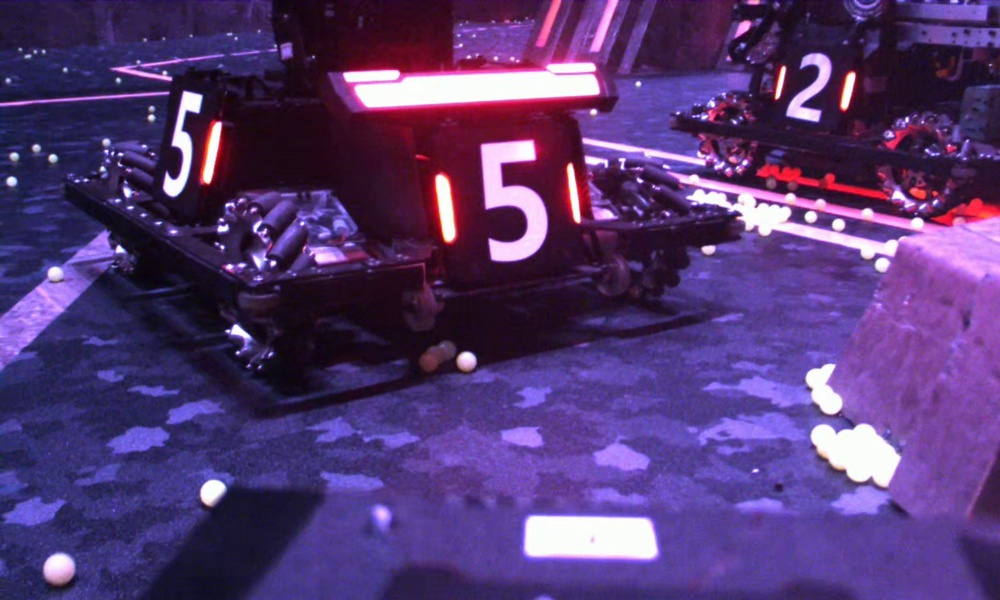
#> input picture Primary/RMimage/1290.jpg, 1000 x 600 px, shrunk from 1280 x 768 before the run
$ python -i function.py   (imports and definitions only)
#> lines starting #> are read from the running program, lines starting #| are printed output that depends on the picture; after the words box and inside, x2 and y2 are one past the last pixel; in counts of white or black regions, pixels touching at a corner belong together
#> further down, picture is the input picture: shape (600, 1000, 3); mean B, G, R 115, 56.7, 85
import cv2 as cv
import numpy as np


def redDetect(imgIn):
    lowerRange = np.array([160, 45, 0])
    upperRange = np.array([255, 255, 200])

    blur = cv.GaussianBlur(imgIn, (13, 13), 0)
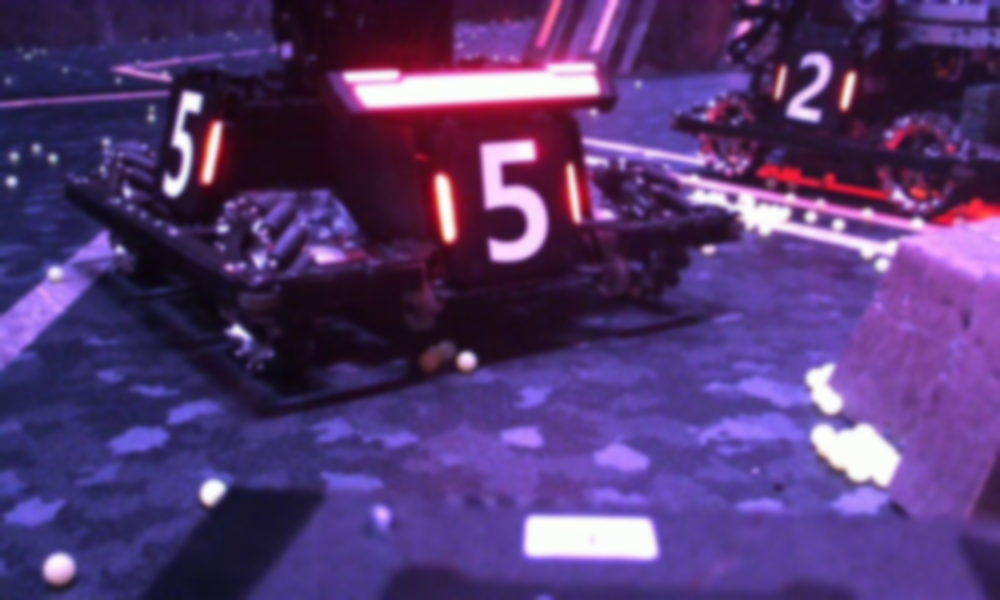
#> blur: shape (600, 1000, 3); mean B, G, R 115, 56.7, 85
    hsv = cv.cvtColor(blur, cv.COLOR_BGR2HSV)
#> hsv: shape (600, 1000, 3); mean H, S, V 134.9, 145.5, 119.8
    range = cv.inRange(hsv, lowerRange, upperRange)
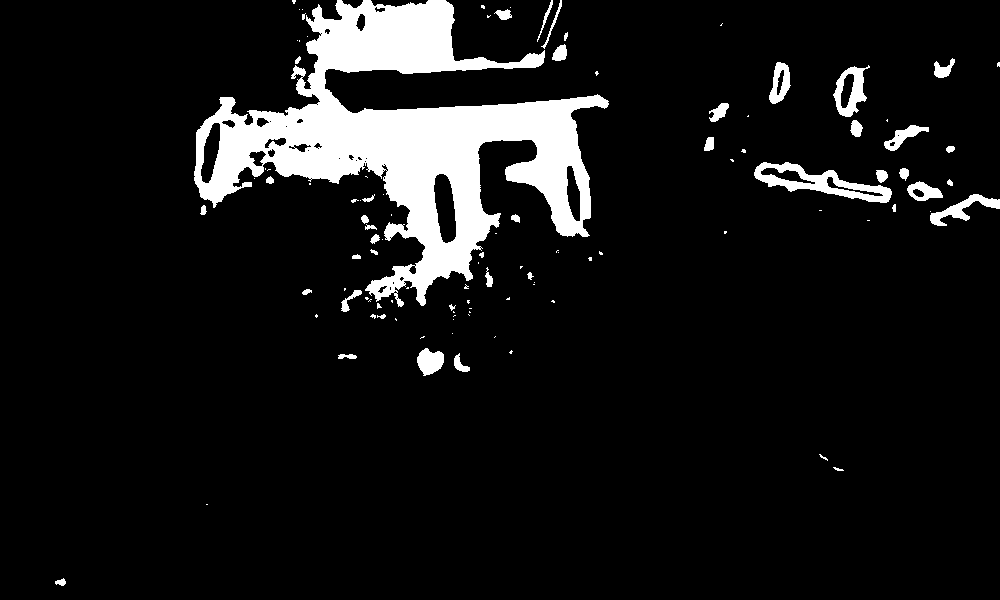
#> range: shape (600, 1000); 9% white; 108 white regions (64 under 20 px), largest, box (x1, y1, x2, y2) and area: (194, 0, 609, 307) 45382, (754, 162, 892, 203) 2045, (833, 65, 870, 117) 880

    kernel = cv.getStructuringElement(cv.MORPH_RECT, (1, 1))
    erode = cv.erode(range, kernel)

    kernel = cv.getStructuringElement(cv.MORPH_RECT, (15, 15))
    dilate = cv.dilate(erode, kernel)
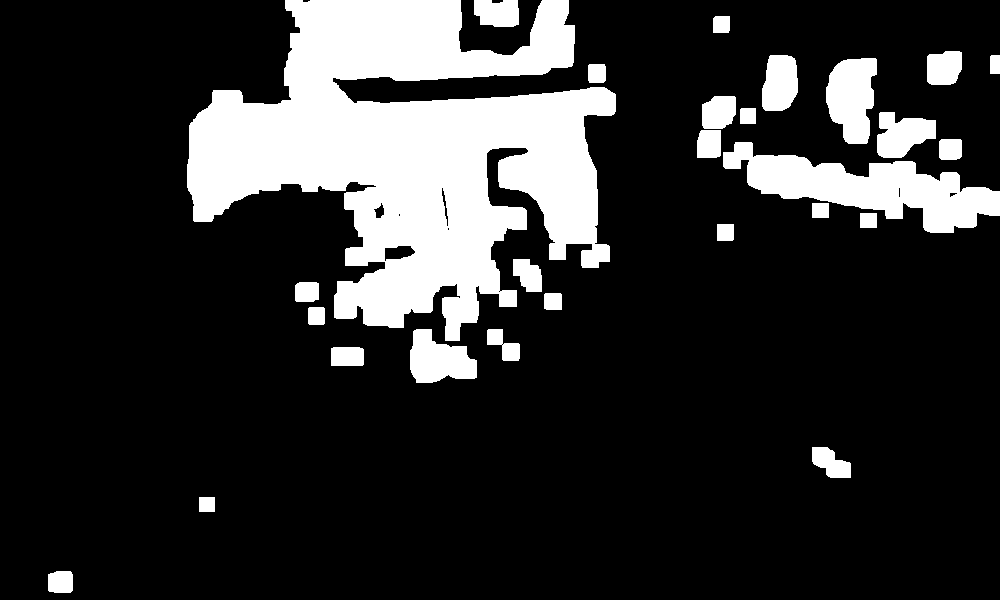
#> dilate: shape (600, 1000); 18.5% white; 27 white regions, largest, box (x1, y1, x2, y2) and area: (187, 0, 616, 341) 79765, (723, 142, 1000, 233) 11059, (826, 58, 877, 144) 3281

    kernel = cv.getStructuringElement(cv.MORPH_RECT, (5, 5))
    open = cv.morphologyEx(dilate, cv.MORPH_OPEN, kernel)

    kernel = cv.getStructuringElement(cv.MORPH_RECT, (15, 15))
    close = cv.morphologyEx(open, cv.MORPH_CLOSE, kernel)
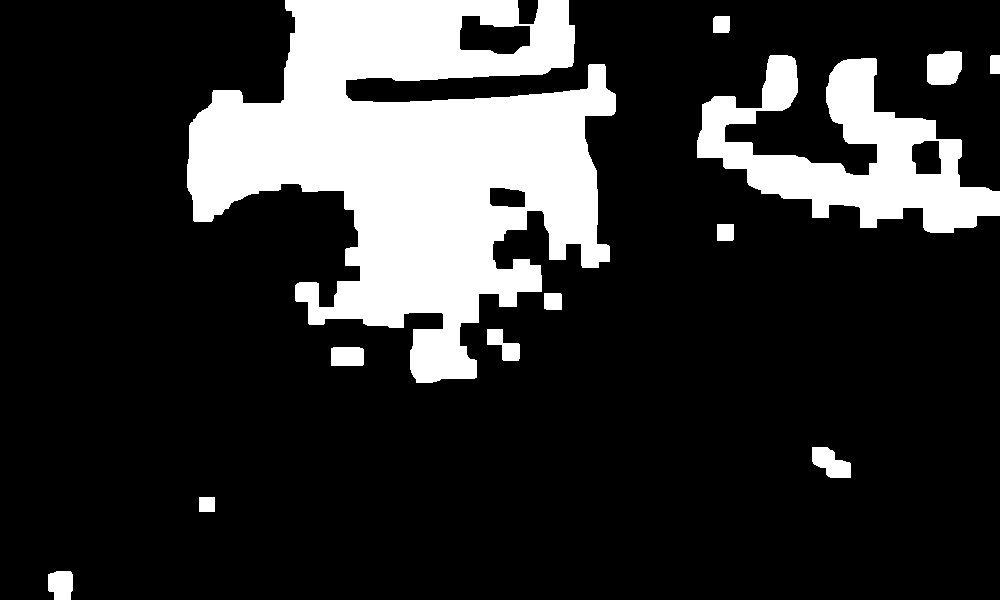
#> close: shape (600, 1000); 19.5% white; 12 white regions, largest, box (x1, y1, x2, y2) and area: (187, 0, 616, 383) 89242, (697, 55, 1000, 233) 22471, (927, 51, 962, 85) 1060

    return close

>>> import cv2
>>> picture = cv2.imread('../Primary/RMimage/1290.jpg')
>>> result = redDetect(picture)

$ run again, on Primary/RMimage/1908.jpg
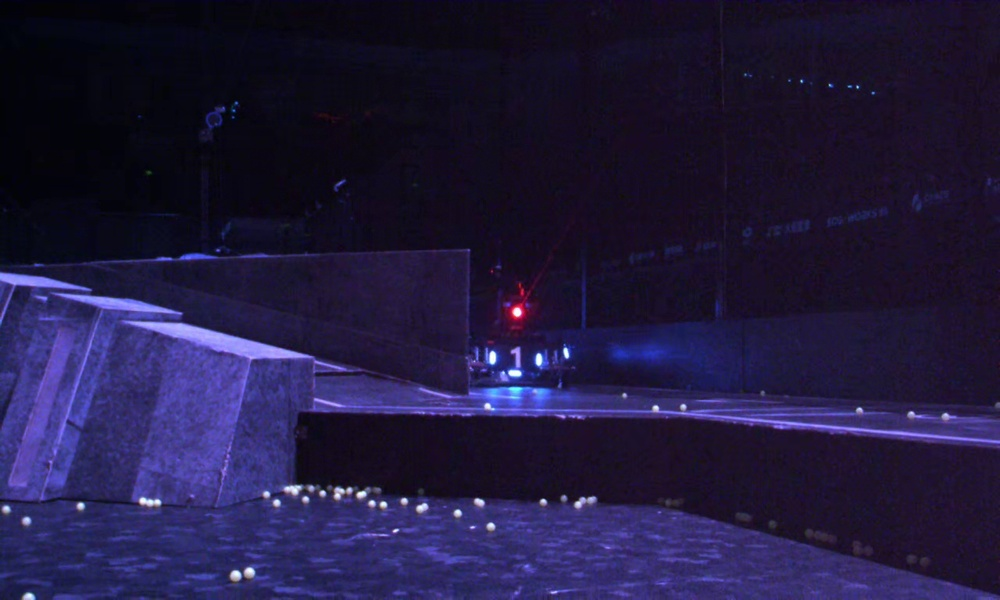
#> input picture Primary/RMimage/1908.jpg, 1000 x 600 px, shrunk from 1280 x 768 before the run
#> picture is the input picture: shape (600, 1000, 3); mean B, G, R 62.5, 26.2, 33.1
#> hsv: shape (600, 1000, 3); mean H, S, V 127.4, 153.2, 62.6
#> in redDetect, `range = cv.inRange(hsv, lowerRange, upperRange)`:
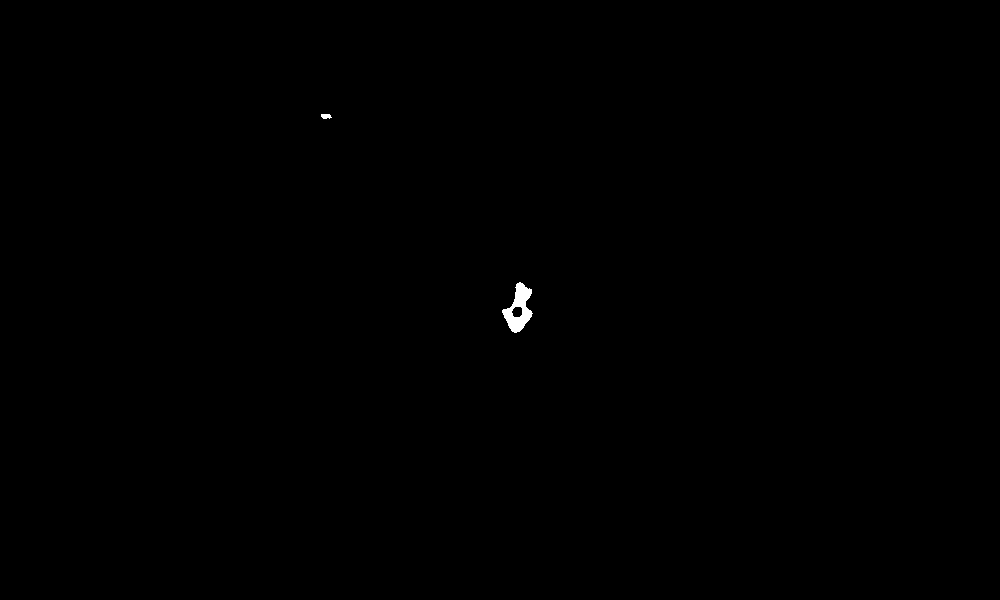
#> range: shape (600, 1000); 0.14% white; 2 white regions, box (x1, y1, x2, y2) and area: (502, 282, 533, 333) 776, (321, 114, 332, 119) 44
#> in redDetect, `dilate = cv.dilate(erode, kernel)`:
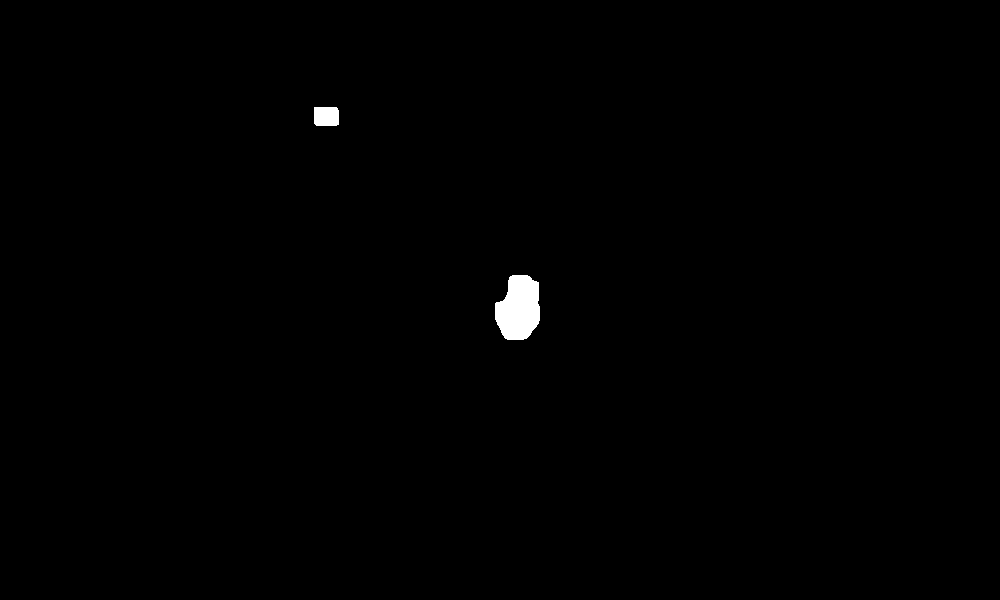
#> dilate: shape (600, 1000); 0.46% white; 2 white regions, box (x1, y1, x2, y2) and area: (495, 275, 540, 340) 2273, (314, 107, 339, 126) 466
#> close: shape (600, 1000); 0.46% white; 2 white regions, box (x1, y1, x2, y2) and area: (495, 275, 540, 340) 2276, (314, 107, 339, 126) 466
